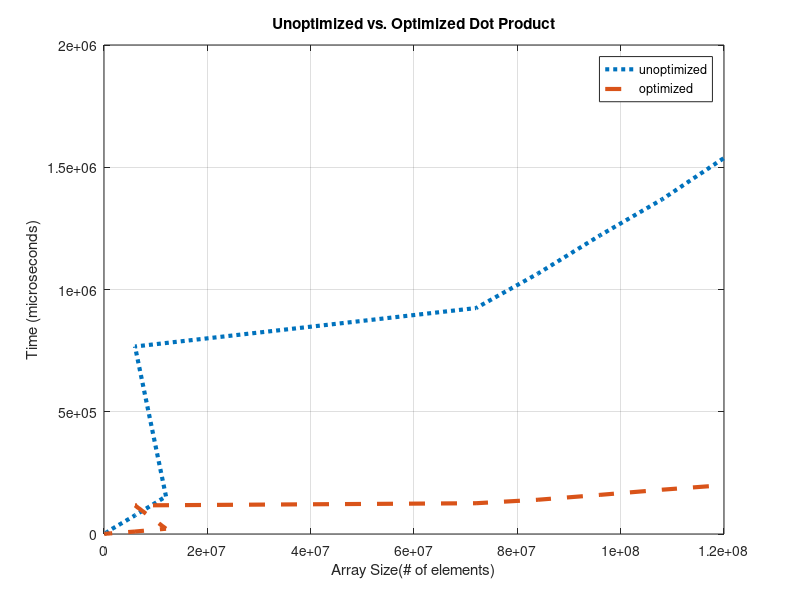

Reproduce this figure in MATLAB.
% Inner Product Projcet
% Unoptimized vs. Optimized Analysis

x = [60 120 600 1200 6000 12000 60000 120000 600000 1200000 ...
    6000000 12000000 6000000 72000000 84000000 96000000 ...
    108000000 120000000];
y1 = [1.14 2.28 7.41 15.96 75.8282 151.656 775.386 ...
    1534.81 7681.46 16470 76125 153620 766890 924066 1.06534*10^6 ...
    1.22133*10^6 1.36841*10^6 1.53794*10^6];
y2 = [1.14207 1.14207 1.7 4 18 30 96 204 1461 2459 10089 21537 ...
    116924 125854 140120 160060 181162 199886];
plot(x, y1, ':', 'LineWidth', 3);
hold on
plot(x, y2,'--', 'LineWidth', 3);
hold off;
grid
xlabel('Array Size(# of elements)');
ylabel('Time (microseconds)');
title('Unoptimized vs. Optimized Dot Product')
legend('unoptimized', 'optimized')
